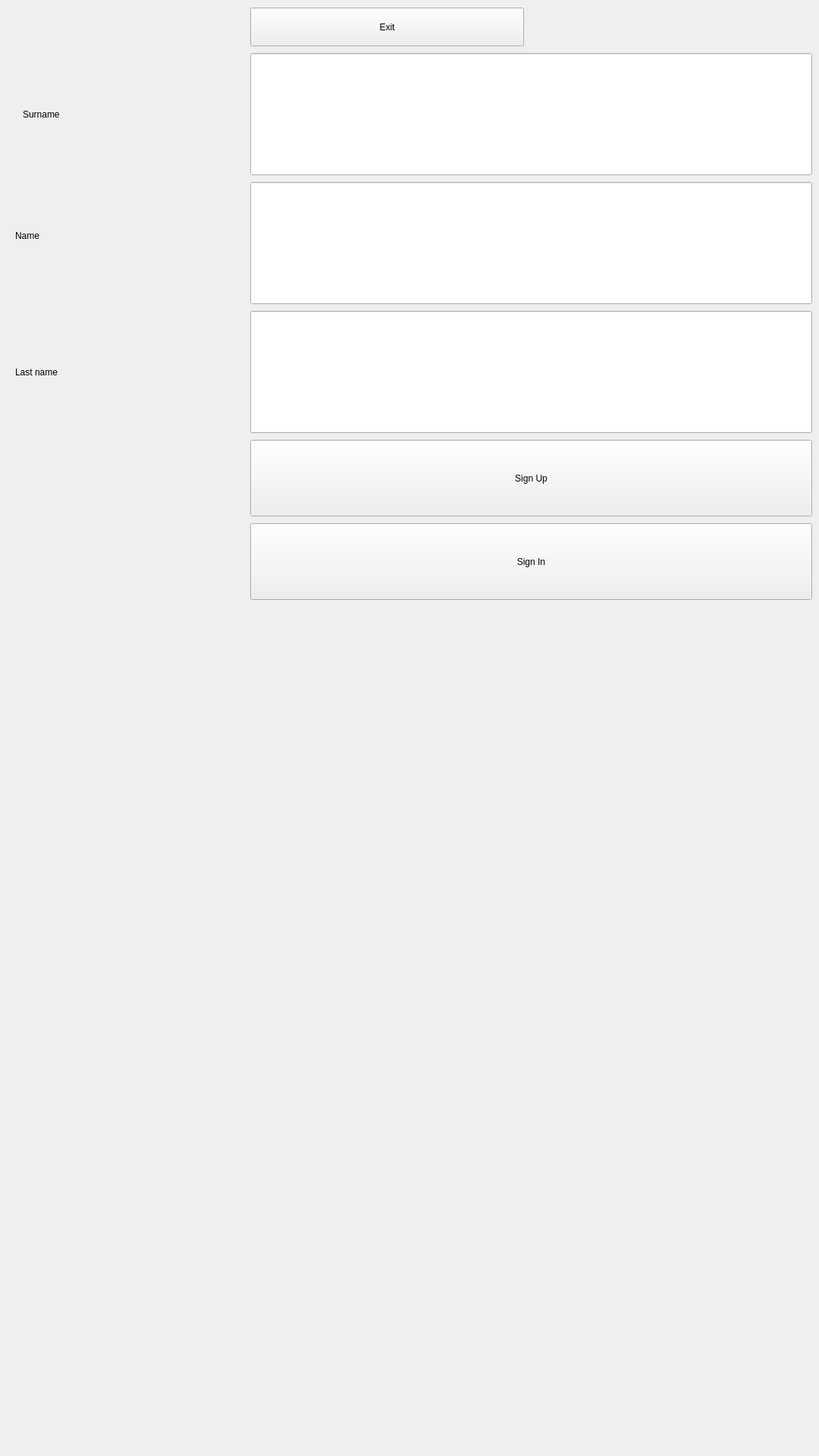
<?xml version="1.0" encoding="UTF-8"?>
<ui version="4.0">
 <class>MainWindow</class>
 <widget class="QMainWindow" name="MainWindow">
  <property name="geometry">
   <rect>
    <x>0</x>
    <y>0</y>
    <width>1080</width>
    <height>1920</height>
   </rect>
  </property>
  <property name="windowTitle">
   <string>MainWindow</string>
  </property>
  <widget class="QWidget" name="centralWidget">
   <widget class="QLineEdit" name="lineEdit">
    <property name="geometry">
     <rect>
      <x>330</x>
      <y>70</y>
      <width>741</width>
      <height>161</height>
     </rect>
    </property>
   </widget>
   <widget class="QPushButton" name="pushButton">
    <property name="geometry">
     <rect>
      <x>330</x>
      <y>580</y>
      <width>741</width>
      <height>101</height>
     </rect>
    </property>
    <property name="text">
     <string>Sign Up</string>
    </property>
   </widget>
   <widget class="QPushButton" name="pushButton_2">
    <property name="geometry">
     <rect>
      <x>330</x>
      <y>690</y>
      <width>741</width>
      <height>101</height>
     </rect>
    </property>
    <property name="text">
     <string>Sign In</string>
    </property>
   </widget>
   <widget class="QPushButton" name="pushButton_3">
    <property name="geometry">
     <rect>
      <x>330</x>
      <y>10</y>
      <width>361</width>
      <height>51</height>
     </rect>
    </property>
    <property name="text">
     <string>Exit</string>
    </property>
   </widget>
   <widget class="QLabel" name="label">
    <property name="geometry">
     <rect>
      <x>30</x>
      <y>100</y>
      <width>291</width>
      <height>101</height>
     </rect>
    </property>
    <property name="text">
     <string>Surname</string>
    </property>
    <property name="textFormat">
     <enum>Qt::AutoText</enum>
    </property>
    <property name="scaledContents">
     <bool>false</bool>
    </property>
    <property name="wordWrap">
     <bool>false</bool>
    </property>
    <property name="margin">
     <number>0</number>
    </property>
   </widget>
   <widget class="QLabel" name="label_2">
    <property name="geometry">
     <rect>
      <x>20</x>
      <y>260</y>
      <width>271</width>
      <height>101</height>
     </rect>
    </property>
    <property name="text">
     <string>Name</string>
    </property>
   </widget>
   <widget class="QLabel" name="label_3">
    <property name="geometry">
     <rect>
      <x>20</x>
      <y>440</y>
      <width>281</width>
      <height>101</height>
     </rect>
    </property>
    <property name="text">
     <string>Last name</string>
    </property>
   </widget>
   <widget class="QLineEdit" name="lineEdit_2">
    <property name="geometry">
     <rect>
      <x>330</x>
      <y>240</y>
      <width>741</width>
      <height>161</height>
     </rect>
    </property>
   </widget>
   <widget class="QLineEdit" name="lineEdit_3">
    <property name="geometry">
     <rect>
      <x>330</x>
      <y>410</y>
      <width>741</width>
      <height>161</height>
     </rect>
    </property>
   </widget>
  </widget>
 </widget>
 <layoutdefault spacing="6" margin="11"/>
 <resources/>
 <connections/>
 <designerdata>
  <property name="gridDeltaX">
   <number>10</number>
  </property>
  <property name="gridDeltaY">
   <number>10</number>
  </property>
  <property name="gridSnapX">
   <bool>true</bool>
  </property>
  <property name="gridSnapY">
   <bool>true</bool>
  </property>
  <property name="gridVisible">
   <bool>true</bool>
  </property>
 </designerdata>
</ui>
